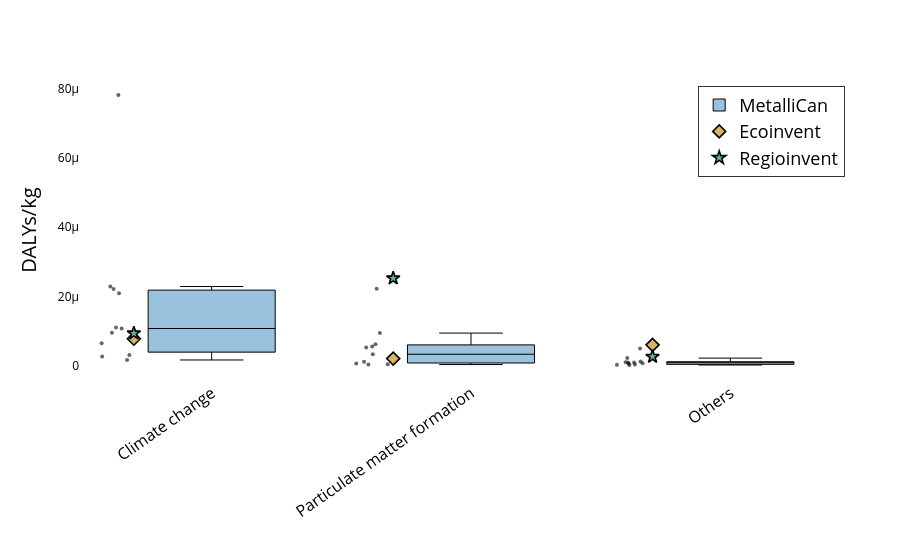

Notebook cell for this chart:
### Code cell
plot_lcia_boxes_for_reference_product(
    df_hh,
    reference_product="Cu concentrate",
    yaxis_label="DALYs/kg",
    title="Human health – Cu concentrate",
    output_html="results/Damages/boxplot_hh_cu.html",
    output_image="results/Damages/boxplot_hh_cu",
    image_format="pdf",
)

### Figure 1 — Plotly figure (JSON) as saved in the notebook; plotly's stock layout.template omitted (floating-point values rounded to 4 significant figures)
{"data": [{"boxpoints": "all", "fillcolor": "rgba(31,119,180,0.45)", "hoverinfo": "text+y", "hovertext": ["Copper Mountain", "Copper Mountain", "Copper Mountain", "Gibraltar (Cu)", "Gibraltar (Cu)", "Gibraltar (Cu)", "Goldex (Cu)", "Goldex (Cu)", "Goldex (Cu)", "Highland Valley (Cu)", "Highland Valley (Cu)", "Highland Valley (Cu)", "Kidd Creek", "Kidd Creek", "Kidd Creek", "LaRonde (Cu)", "LaRonde (Cu)", "LaRonde (Cu)", "Mount Milligan", "Mount Milligan", "Mount Milligan", "Mount Polley", "Mount Polley", "Mount Polley", "New Afton", "New Afton", "New Afton", "Red Chris", "Red Chris", "Red Chris", "Snow Lake (Cu)", "Snow Lake (Cu)", "Snow Lake (Cu)"], "jitter": 0.35, "line": {"color": "black", "width": 1}, "marker": {"opacity": 0.6, "size": 4}, "name": "MetalliCan", "x": [0, 2, 1, 0, 2, 1, 0, 2, 1, 0, 2, 1, 0, 2, 1, 0, 2, 1, 0, 2, 1, 0, 2, 1, 0, 2, 1, 0, 2, 1, 0, 2, 1], "y": [2.092e-05, 9.023e-07, 5.491e-06, 2.286e-05, 2.15e-06, 6.14e-06, 9.467e-06, 9.122e-07, 1.933e-06, 1.071e-05, 6.966e-07, 3.273e-06, 2.601e-06, 1.591e-07, 3.822e-07, 6.463e-06, 2.812e-07, 1.069e-06, 3.021e-06, 9.861e-07, 6.256e-07, 2.212e-05, 1.146e-06, 2.225e-05, 1.612e-06, 2.019e-07, 2.869e-07, 7.827e-05, 4.936e-06, 9.395e-06, 1.103e-05, 5.443e-07, 5.199e-06], "type": "box"}, {"marker": {"color": "#d8b365", "line": {"color": "black", "width": 1.6}, "size": 10, "symbol": "diamond"}, "mode": "markers", "name": "Ecoinvent", "x": [-0.3, 1.7, 0.7], "y": [7.766e-06, 5.998e-06, 2.02e-06], "type": "scatter"}, {"marker": {"color": "#5ab4ac", "line": {"color": "black", "width": 1.6}, "size": 10, "symbol": "star"}, "mode": "markers", "name": "Regioinvent", "x": [-0.3, 1.7, 0.7], "y": [9.347e-06, 2.574e-06, 2.526e-05], "type": "scatter"}], "layout": {"xaxis": {"tickfont": {"size": 16, "color": "black"}, "tickmode": "array", "tickvals": [0, 1, 2], "ticktext": ["Climate change", "Particulate matter formation", "Others"], "tickangle": -35, "ticklabelposition": "outside", "automargin": true}, "yaxis": {"title": {"font": {"color": "black", "size": 20}, "text": "DALYs/kg"}, "tickfont": {"color": "black"}, "showgrid": false}, "margin": {"l": 80, "r": 40, "t": 80, "b": 180}, "legend": {"title": {"font": {"color": "black", "size": 24}, "text": ""}, "font": {"color": "black", "size": 18}, "orientation": "v", "yanchor": "top", "y": 0.98, "xanchor": "right", "x": 0.98, "bgcolor": "rgba(255,255,255,0.9)", "bordercolor": "black", "borderwidth": 0.8}, "plot_bgcolor": "white", "paper_bgcolor": "white"}}
